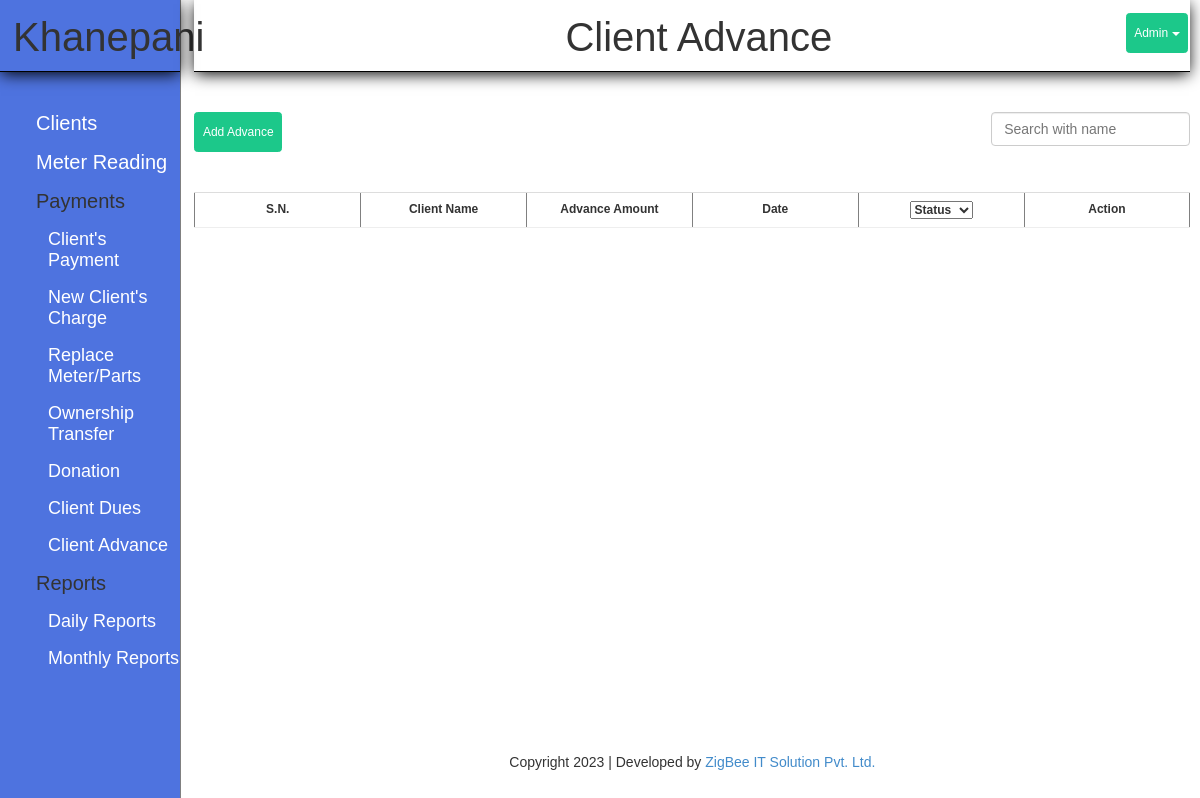
Page /index.php?page=advance (signed in) on the earlier database version.
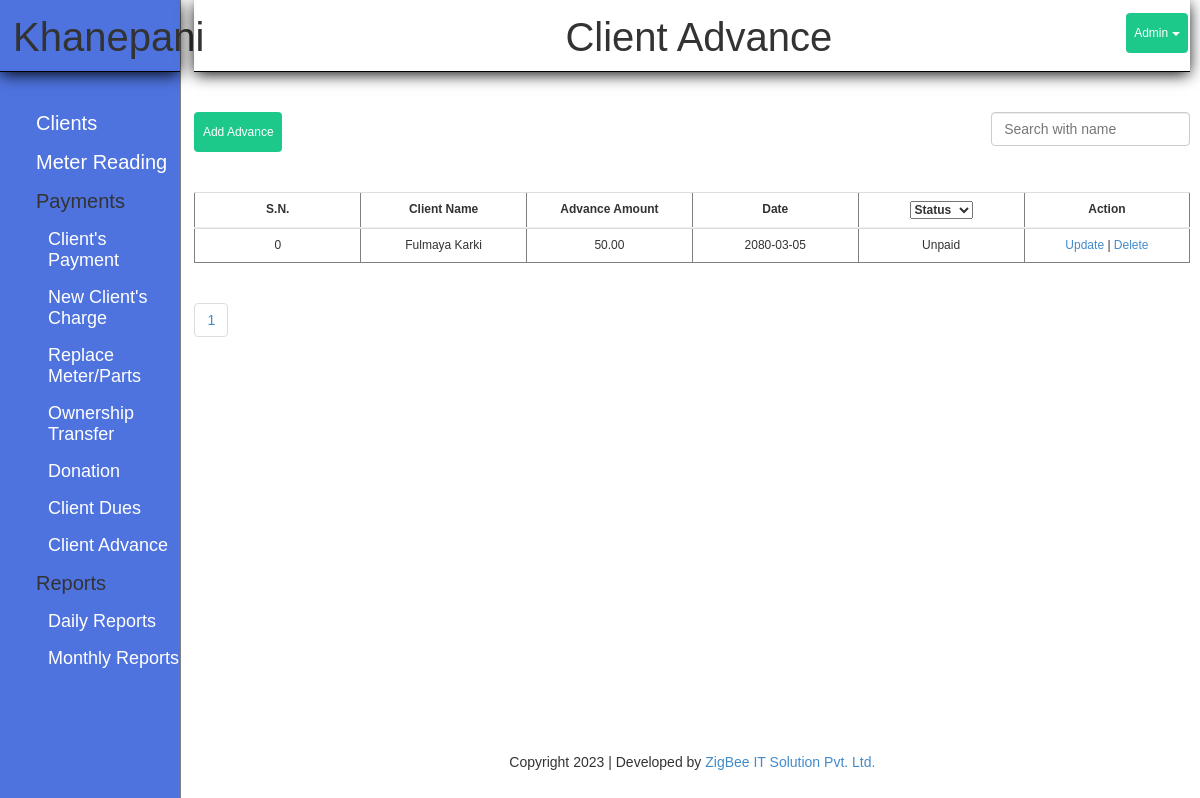
Same page on the later database version.
### tables this page shows
CREATE TABLE `client_advance` (
  `id` int(11) NOT NULL,
  `cid` int(11) NOT NULL,
  `amount` decimal(10,2) NOT NULL,
  `status` text NOT NULL,
  `adv_date` date NOT NULL
);

CREATE TABLE `client` (
  `id` int(11) NOT NULL,
  `name` varchar(30) NOT NULL,
  `phone` bigint(11) NOT NULL,
  `joinned` date DEFAULT NULL,
  `gharnum` varchar(10) DEFAULT NULL,
  `area` varchar(20) NOT NULL,
  `meter` varchar(15) NOT NULL,
  `address` varchar(20) NOT NULL,
  `father` varchar(30) DEFAULT NULL,
  `mother` varchar(30) DEFAULT NULL,
  `grandfather` varchar(50) DEFAULT NULL,
  `remark` text DEFAULT NULL
);

### modules/advance/function.php (called while the page is built, shortened)
<?php
	class AdvModel{
		function getAll()
		{
			global $con;
			global $pageno;
			if (isset($_GET['pageno'])) {
	            $pageno = $_GET['pageno'];
	        } else {
	            $pageno = 1;
	        }
	        $no_of_records_per_page = 100;
	        $offset = ($pageno-1) * $no_of_records_per_page;
	        $total_pages_sql = "SELECT COUNT(*) FROM client_advance";
	        $result = mysqli_query($con,$total_pages_sql);
	        $total_rows = mysqli_fetch_array($result)[0];
	        $total_pages = ceil($total_rows / $no_of_records_per_page);
			$sql = "SELECT client_advance.*, client.name,client.meter
					FROM client_advance
					INNER JOIN client
					ON client_advance.cid=client.id LIMIT $offset, $no_of_records_per_page";
			$rs = mysqli_query($con, $sql);
			$final = array();
			while($row = mysqli_fetch_assoc($rs))
			{
				$final[] = $row;
			}
			return $final;
		}
	}
?>

### modules/advance/view.php (the view, shortened to what this page needs)
<h1 class="title">Client Advance</h1>
<?php
$data = $advance->getAll();
global $total_pages;
?>
<a href="?page=advance_form" class="btn">Add Advance</a>
<input type="text" class="form-control search" name="search" id="search" placeholder="Search with name">
<table border="1" width="100%" class="table first" id="result">
	<tr>
		<th>S.N.</th>
		<th>Client Name</th>
		<th>Advance Amount</th>
		<th>Date</th>
		<th>
			<select name="status" id="status">
				<option value="">Status</option>
			</select>
		</th>
		<th>Action</th>
	</tr>
</table>
<div  id="result_meter">
	<table border="1" width="100%" class="table second" >
	<?php
	foreach($data as $d)
	{ ?>
		<tr >
			<td> <?php echo $d['id']; ?> </td>
			<td> <?php echo $d['name'];?> </a> </td>
			<td> <?php echo $d['amount']; ?> </td>
			<td> <?php echo $d['adv_date']; ?> </td>
			<td> <?php echo $d['status']; ?> </td>
			<td>
				<a href="?page=advance_update&id=<?php echo $d['id']; ?>">
					Update
				</a>
				|
				<a href="?page=advance&del_id=<?php echo $d['id']; ?>" onclick="return confirm('Do you want to delete?');">
					Delete
				</a>
			</td>
		</tr>
	<?php
	}
	?>
</div>
 <ul class="pagination">
 		<?php
        	for ($i=1;$i<=$total_pages; $i=$i+1) { ?>
        		<li>
		            <a href="<?php  echo "?page=advance&pageno=".$i;  ?>"><?php echo $i; ?></a>
		        </li>
        <?php	}
         ?>
    </ul>

Differences in the rows shown:
added client_advance: id "0", cid.name "Fulmaya Karki", amount "50.00", adv_date "2080-03-05", status "Unpaid"
Other differences:
new list line: "1"
